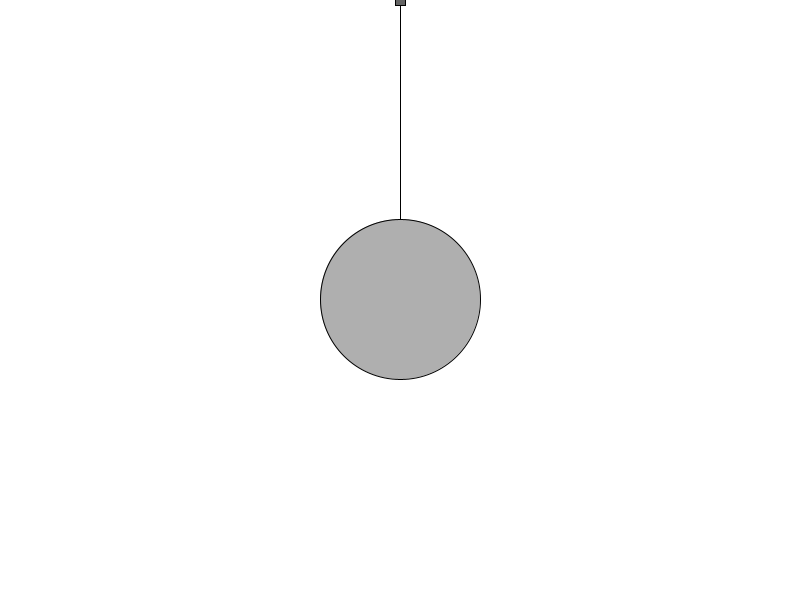
Frame 1 (no input)
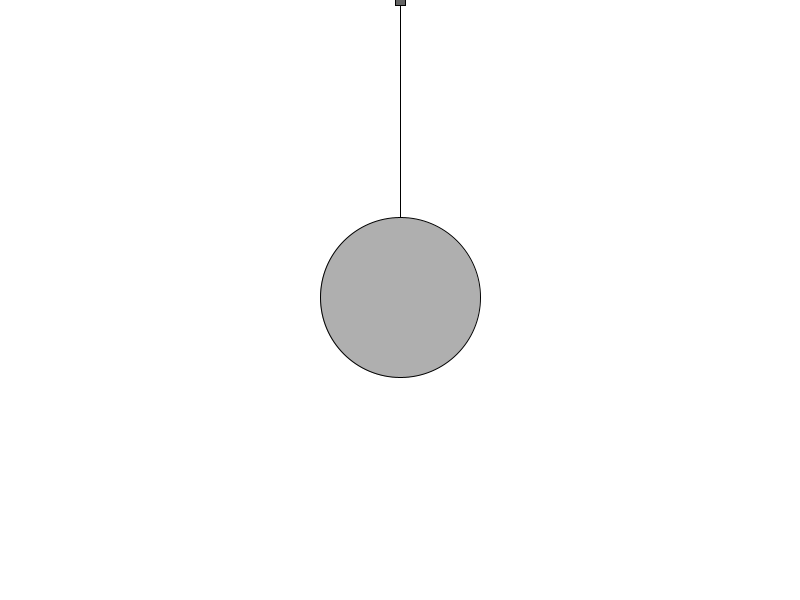
Frame 60 (the mouse pressed at the canvas centre just before this capture)
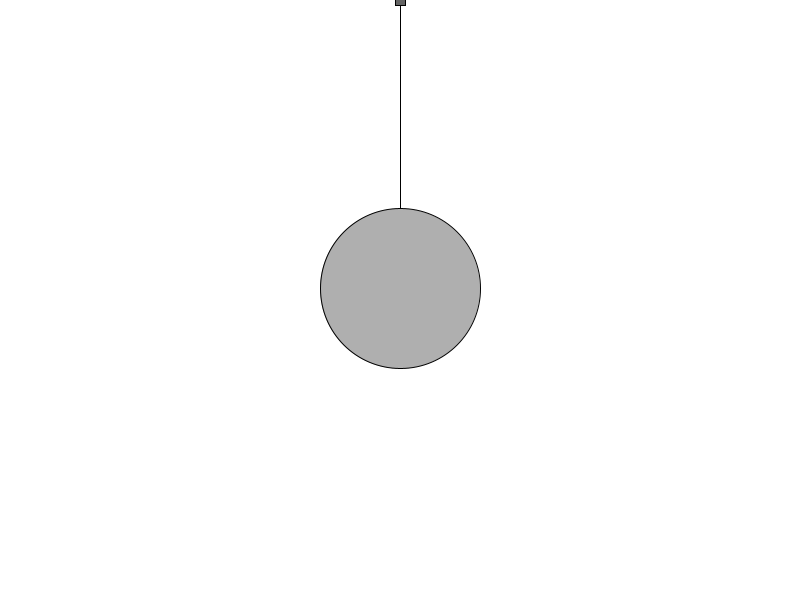
Frame 120 (the mouse held since frame 60 and released just before this capture)

The Processing sketch that drew these frames (run headless with seeded random() and noise(); from frame 60 on, the mouse is pressed at the canvas centre):

// Processing sketch: bobbing_ball
// ── bobbing_ball.pde
class Bob {
  PVector location;
  PVector velocity;
  PVector acceleration;
  float mass;
  
  Bob(float m, float x, float y){
    mass = m;
    location = new PVector(x, y);
    velocity = new PVector(0, 0);
    acceleration = new PVector(0, 0);
  }
  
  void applyForce(PVector force){
    PVector f = PVector.div(force,mass);
    acceleration.add(f);
  }

  void update(){
    velocity.add(acceleration);
    location.add(velocity);
    acceleration.mult(0);
  }
  
  void display(){
    stroke(0);
    fill(175);
    ellipse(location.x, location.y, mass * 16, mass * 16);
  }
}

class Spring{
  PVector anchor;
  float len;
  float k = 0.1;
  
  Spring(float x, float y, int l){
    anchor = new PVector(x, y);
    len = l;
  }
  
  void connect(Bob b){
    PVector force = PVector.sub(b.location, anchor);
    float d = force.mag();
    float stretch = d - len;
    force.normalize();
    force.mult(-1*k*stretch);
    b.applyForce(force);
  }
  
  void display(){
    fill(100);
    rectMode(CENTER);
    rect(anchor.x, anchor.y, 10, 10);
  }
  
  void displayLine(Bob b){
    stroke(0);
    line(b.location.x, b.location.y, anchor.x, anchor.y);
  }
}

Bob bob;
Spring spring;

void setup(){
  size(800, 600);
  bob = new Bob(10, width/2, height/2);
  spring = new Spring(width/2, 0, 200);
}

void draw(){
  background(255);
  PVector gravity = new PVector(0, 1);
  bob.applyForce(gravity);
  
  spring.connect(bob);
  spring.displayLine(bob);
  bob.update();
  bob.display();
  spring.display();
}
